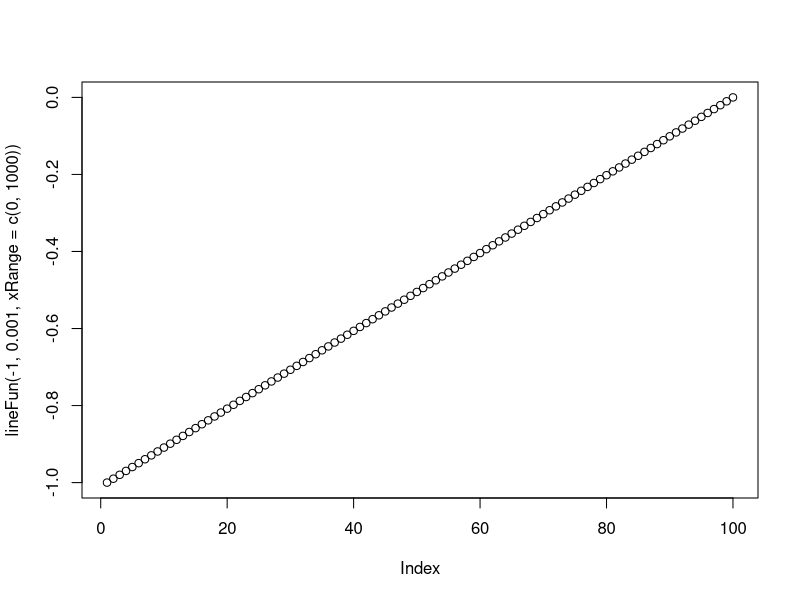
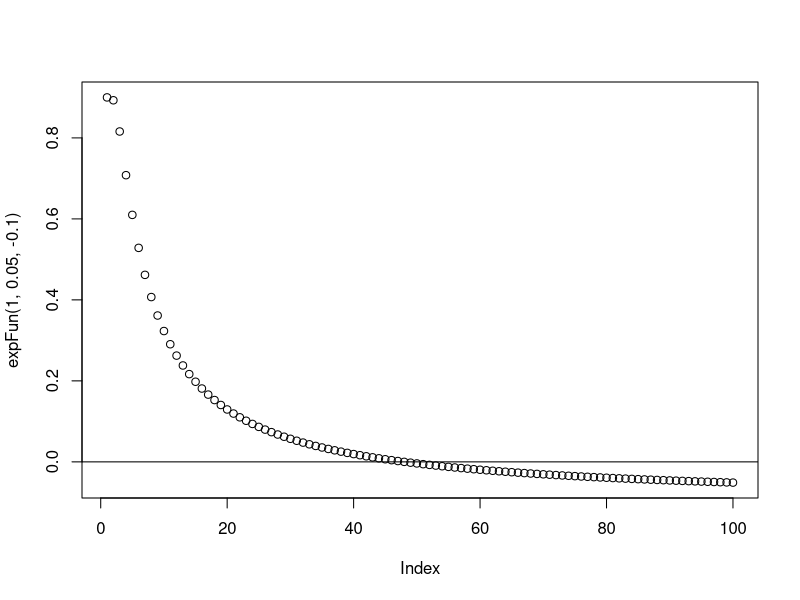
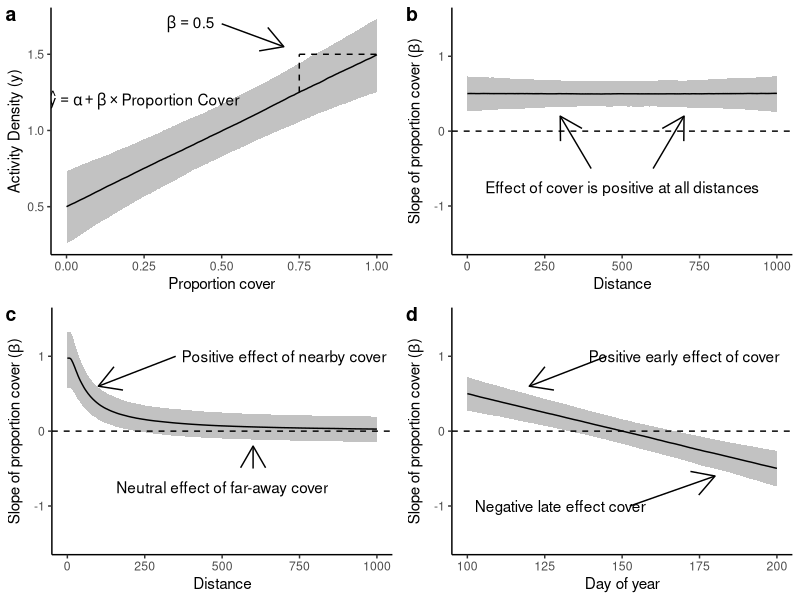

R code for these plots, in order:
# EXAMPLES OF FUNCTIONAL REGRESSION PLOTS
# USED FOR BOX 1 IN PAPER, EXPLAINING HOW TO INTERPRET FUNCTIONAL REGRESSION PLOTS
# SR FALL 2020

# Load everything ---------------------------------------------------------
library(tidyverse)
library(ggpubr)
theme_set(theme_classic()) #Classic theme

#Functions to simulate

#Line
lineFun <- function(int,slope,xRange=c(-1,1),n=100){
  x <- seq(min(xRange),max(xRange),length.out=n)
  y <- int + slope*x
  return(y)
}
plot(lineFun(-1,0.001,xRange=c(0,1000))) #Works

#Exponential
expFun <- function(a,b,d,xRange=c(0,1),n=100){
  x <- seq(min(xRange),max(xRange),length.out=n)
  y <- a*(1-exp(-b/x))+d
  return(y)
}
plot(expFun(1,0.05,-0.1)); abline(h=0)

#Set seed
set.seed(1)

#Positively sloped line
p1 <- apply(mapply(lineFun,int=rnorm(1000,1,0.1),slope=rnorm(1000,0.5,0.1),MoreArgs=list(n=1000)),
      1,function(x) quantile(x,c(0.05,0.5,0.95))) %>% t(.) %>% 
  data.frame(x=seq(0,1,length.out=length(.[,1])),.) %>% 
  rename(lwr=`X5.`,med=`X50.`,upr=`X95.`) %>% 
  ggplot(aes(x,med))+geom_ribbon(aes(ymax=upr,ymin=lwr),alpha=0.3)+
  geom_line()+
  labs(y='Activity Density (y)',x='Proportion cover')+#ylim(-1.5,1.5)+
  annotate('segment',x=0.75,xend=0.75,y=0.5+0.75,yend=0.5+1,linetype='dashed')+
  annotate('segment',x=0.75,xend=1,y=0.5+1,yend=0.5+1,linetype='dashed')+
  annotate('segment',x=0.5,xend=0.7,y=0.7+1,yend=0.55+1,arrow=arrow())+
  annotate('text',x=0.4,y=1.7,label='beta == 0.5',parse=TRUE)+
  annotate('text',x=0.25,y=1.2,label='hat(y) == alpha + beta %*% Proportion~Cover',parse=TRUE)
  
#Actual function: y = -0.5 + 1 * x
#Inverse: x + 0.5 = y

#Flat line
p2 <- apply(mapply(lineFun,int=rnorm(1000,0.5,0.1),slope=rnorm(1000,0,0.1),MoreArgs=list(n=1000)),
            1,function(x) quantile(x,c(0.05,0.5,0.95))) %>% t(.) %>% 
  data.frame(x=seq(0,1000,length.out=length(.[,1])),.) %>% 
  rename(lwr=`X5.`,med=`X50.`,upr=`X95.`) %>% 
  ggplot(aes(x,med))+geom_ribbon(aes(ymax=upr,ymin=lwr),alpha=0.3)+
  geom_line()+geom_hline(yintercept=0,linetype='dashed')+
  annotate('text',x=500,y=-0.75,label='Effect of cover is positive at all distances')+
  annotate('segment',x=400,xend=300,y=-0.5,yend=0.2,arrow=arrow())+
  annotate('segment',x=600,xend=700,y=-0.5,yend=0.2,arrow=arrow())+
  labs(x='Distance',y=expression(paste('Slope of proportion cover (',beta,')')))+ylim(-1.5,1.5)

#Exponential
p3 <- apply(mapply(expFun,a=rnorm(1000,1,0.2),b=rnorm(1000,0.05,0.002),d=rnorm(1000,-0.02,0.1),MoreArgs=list(n=1000)),
            1,function(x) quantile(x,c(0.05,0.5,0.95))) %>% t(.) %>% 
  data.frame(x=seq(0,1000,length.out=length(.[,1])),.) %>% 
  rename(lwr=`X5.`,med=`X50.`,upr=`X95.`) %>% 
  ggplot(aes(x,med))+geom_ribbon(aes(ymax=upr,ymin=lwr),alpha=0.3)+
  geom_line()+geom_hline(yintercept=0,linetype='dashed')+
  annotate('text',x=700,y=1,label='Positive effect of nearby cover')+
  annotate('segment',x=350,xend=100,y=1,yend=0.6,arrow=arrow())+
  annotate('text',x=500,y=-0.75,label='Neutral effect of far-away cover')+
  annotate('segment',x=600,xend=600,y=-0.5,yend=-0.2,arrow=arrow())+
  labs(x='Distance',y=expression(paste('Slope of proportion cover (',beta,')')))+ylim(-1.5,1.5)

#Negatively sloped line
p4 <- apply(mapply(lineFun,int=rnorm(1000,0,0.1),slope=rnorm(1000,-0.5,0.1),MoreArgs=list(n=1000)),
      1,function(x) quantile(x,c(0.05,0.5,0.95))) %>% t(.) %>% 
  data.frame(x=seq(0,1000,length.out=length(.[,1])),.) %>% 
  rename(lwr=`X5.`,med=`X50.`,upr=`X95.`) %>% 
  ggplot(aes(x,med))+geom_ribbon(aes(ymax=upr,ymin=lwr),alpha=0.3)+
  geom_line()+geom_hline(yintercept=0,linetype='dashed')+
  annotate('text',x=700,y=1,label='Positive early effect of cover')+
  annotate('segment',x=450,xend=200,y=1,yend=0.6,arrow=arrow())+
  annotate('text',x=300,y=-1,label='Negative late effect cover')+
  annotate('segment',x=525,xend=800,y=-1,yend=-0.6,arrow=arrow())+
  scale_x_continuous(breaks=seq(0,1000,250),labels=seq(100,200,25))+
  labs(x='Day of year',y=expression(paste('Slope of proportion cover (',beta,')')))+ylim(-1.5,1.5)

pAll <- ggarrange(p1,p2,p3,p4,labels=letters[1:4],nrow=2,ncol=2) #Plot spatial/temporal effects
ggsave('./figures/frExample.png',pAll,height=8,width=10)
